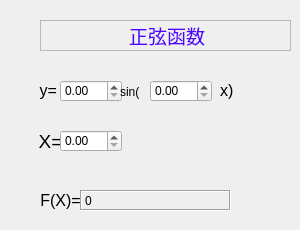
   <widget class="QWidget" name="page_8">
    <widget class="QLabel" name="label_39">
     <property name="geometry">
      <rect>
       <x>40</x>
       <y>20</y>
       <width>251</width>
       <height>31</height>
      </rect>
     </property>
     <property name="frameShape">
      <enum>QFrame::StyledPanel</enum>
     </property>
     <property name="frameShadow">
      <enum>QFrame::Raised</enum>
     </property>
     <property name="text">
      <string>&lt;html&gt;&lt;head/&gt;&lt;body&gt;&lt;p align=&quot;center&quot;&gt;&lt;span style=&quot; font-size:14pt; color:#5500ff;&quot;&gt;正弦函数&lt;/span&gt;&lt;/p&gt;&lt;/body&gt;&lt;/html&gt;</string>
     </property>
    </widget>
    <widget class="QLabel" name="label_40">
     <property name="geometry">
      <rect>
       <x>30</x>
       <y>70</y>
       <width>41</width>
       <height>41</height>
      </rect>
     </property>
     <property name="text">
      <string>&lt;html&gt;&lt;head/&gt;&lt;body&gt;&lt;p align=&quot;center&quot;&gt;&lt;span style=&quot; font-size:12pt;&quot;&gt;y= &lt;/span&gt;&lt;/p&gt;&lt;/body&gt;&lt;/html&gt;</string>
     </property>
    </widget>
    <widget class="QDoubleSpinBox" name="doubleSpinBox_19">
     <property name="geometry">
      <rect>
       <x>60</x>
       <y>80</y>
       <width>62</width>
       <height>22</height>
      </rect>
     </property>
    </widget>
    <widget class="QLabel" name="label_41">
     <property name="geometry">
      <rect>
       <x>120</x>
       <y>81</y>
       <width>31</width>
       <height>21</height>
      </rect>
     </property>
     <property name="text">
      <string>sin(</string>
     </property>
    </widget>
    <widget class="QDoubleSpinBox" name="doubleSpinBox_20">
     <property name="geometry">
      <rect>
       <x>150</x>
       <y>80</y>
       <width>62</width>
       <height>22</height>
      </rect>
     </property>
    </widget>
    <widget class="QLabel" name="label_42">
     <property name="geometry">
      <rect>
       <x>220</x>
       <y>80</y>
       <width>21</width>
       <height>21</height>
      </rect>
     </property>
     <property name="text">
      <string>&lt;html&gt;&lt;head/&gt;&lt;body&gt;&lt;p&gt;&lt;span style=&quot; font-size:12pt;&quot;&gt;x)&lt;/span&gt;&lt;/p&gt;&lt;/body&gt;&lt;/html&gt;</string>
     </property>
    </widget>
    <widget class="QLabel" name="label_43">
     <property name="geometry">
      <rect>
       <x>30</x>
       <y>130</y>
       <width>41</width>
       <height>21</height>
      </rect>
     </property>
     <property name="text">
      <string>&lt;html&gt;&lt;head/&gt;&lt;body&gt;&lt;p align=&quot;center&quot;&gt;&lt;span style=&quot; font-size:14pt;&quot;&gt;X=&lt;/span&gt;&lt;/p&gt;&lt;/body&gt;&lt;/html&gt;</string>
     </property>
    </widget>
    <widget class="QDoubleSpinBox" name="doubleSpinBox_21">
     <property name="geometry">
      <rect>
       <x>60</x>
       <y>130</y>
       <width>62</width>
       <height>22</height>
      </rect>
     </property>
    </widget>
    <widget class="QLabel" name="label_44">
     <property name="geometry">
      <rect>
       <x>40</x>
       <y>190</y>
       <width>41</width>
       <height>21</height>
      </rect>
     </property>
     <property name="text">
      <string>&lt;html&gt;&lt;head/&gt;&lt;body&gt;&lt;p align=&quot;center&quot;&gt;&lt;span style=&quot; font-size:12pt;&quot;&gt;F(X)=&lt;/span&gt;&lt;/p&gt;&lt;/body&gt;&lt;/html&gt;</string>
     </property>
    </widget>
    <widget class="QLabel" name="label_89">
     <property name="geometry">
      <rect>
       <x>80</x>
       <y>190</y>
       <width>151</width>
       <height>21</height>
      </rect>
     </property>
     <property name="frameShape">
      <enum>QFrame::Box</enum>
     </property>
     <property name="frameShadow">
      <enum>QFrame::Sunken</enum>
     </property>
     <property name="text">
      <string>0</string>
     </property>
    </widget>
    <widget class="QWidget" name="verticalLayoutWidget_56">
     <property name="geometry">
      <rect>
       <x>29</x>
       <y>70</y>
       <width>31</width>
       <height>51</height>
      </rect>
     </property>
     <layout class="QVBoxLayout" name="verticalLayout_56"/>
    </widget>
    <widget class="QWidget" name="verticalLayoutWidget_57">
     <property name="geometry">
      <rect>
       <x>30</x>
       <y>120</y>
       <width>31</width>
       <height>51</height>
      </rect>
     </property>
     <layout class="QVBoxLayout" name="verticalLayout_57"/>
    </widget>
    <widget class="QWidget" name="verticalLayoutWidget_58">
     <property name="geometry">
      <rect>
       <x>29</x>
       <y>180</y>
       <width>51</width>
       <height>41</height>
      </rect>
     </property>
     <layout class="QVBoxLayout" name="verticalLayout_58"/>
    </widget>
    <widget class="QWidget" name="verticalLayoutWidget_59">
     <property name="geometry">
      <rect>
       <x>40</x>
       <y>20</y>
       <width>251</width>
       <height>31</height>
      </rect>
     </property>
     <layout class="QVBoxLayout" name="verticalLayout_59"/>
    </widget>
   </widget>
